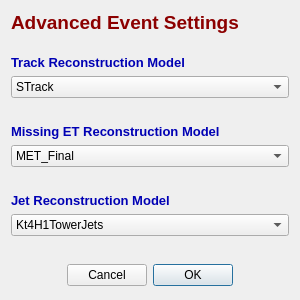
<?xml version="1.0" encoding="UTF-8"?>
<ui version="4.0">
 <class>Dialog</class>
 <widget class="AAdvancedEventSettings" name="Dialog">
  <property name="geometry">
   <rect>
    <x>0</x>
    <y>0</y>
    <width>300</width>
    <height>300</height>
   </rect>
  </property>
  <property name="sizePolicy">
   <sizepolicy hsizetype="Fixed" vsizetype="Fixed">
    <horstretch>0</horstretch>
    <verstretch>0</verstretch>
   </sizepolicy>
  </property>
  <property name="minimumSize">
   <size>
    <width>300</width>
    <height>300</height>
   </size>
  </property>
  <property name="windowTitle">
   <string>Advanced Event Settings</string>
  </property>
  <property name="modal">
   <bool>true</bool>
  </property>
  <layout class="QVBoxLayout" name="verticalLayout_4">
   <item>
    <widget class="QLabel" name="label">
     <property name="font">
      <font>
       <pointsize>14</pointsize>
       <weight>75</weight>
       <bold>true</bold>
      </font>
     </property>
     <property name="styleSheet">
      <string notr="true">color: rgb(140, 0, 0);</string>
     </property>
     <property name="text">
      <string>Advanced Event Settings</string>
     </property>
    </widget>
   </item>
   <item>
    <spacer name="verticalSpacer">
     <property name="orientation">
      <enum>Qt::Vertical</enum>
     </property>
     <property name="sizeType">
      <enum>QSizePolicy::Fixed</enum>
     </property>
     <property name="sizeHint" stdset="0">
      <size>
       <width>20</width>
       <height>15</height>
      </size>
     </property>
    </spacer>
   </item>
   <item>
    <layout class="QVBoxLayout" name="verticalLayout">
     <item>
      <widget class="QLabel" name="label_4">
       <property name="font">
        <font>
         <pointsize>10</pointsize>
         <weight>75</weight>
         <bold>true</bold>
        </font>
       </property>
       <property name="styleSheet">
        <string notr="true">color: rgb(0, 0, 180);</string>
       </property>
       <property name="text">
        <string>Track Reconstruction Model</string>
       </property>
      </widget>
     </item>
     <item>
      <widget class="QComboBox" name="TrackComboBox">
       <property name="enabled">
        <bool>true</bool>
       </property>
       <property name="font">
        <font>
         <pointsize>9</pointsize>
         <weight>50</weight>
         <bold>false</bold>
         <underline>false</underline>
         <strikeout>false</strikeout>
         <kerning>true</kerning>
        </font>
       </property>
       <property name="contextMenuPolicy">
        <enum>Qt::DefaultContextMenu</enum>
       </property>
       <property name="layoutDirection">
        <enum>Qt::LeftToRight</enum>
       </property>
       <property name="autoFillBackground">
        <bool>false</bool>
       </property>
       <property name="editable">
        <bool>false</bool>
       </property>
       <property name="insertPolicy">
        <enum>QComboBox::InsertAtBottom</enum>
       </property>
       <property name="sizeAdjustPolicy">
        <enum>QComboBox::AdjustToContentsOnFirstShow</enum>
       </property>
       <property name="duplicatesEnabled">
        <bool>false</bool>
       </property>
       <property name="frame">
        <bool>true</bool>
       </property>
       <property name="modelColumn">
        <number>0</number>
       </property>
       <item>
        <property name="text">
         <string>STrack</string>
        </property>
       </item>
       <item>
        <property name="text">
         <string>RTrack</string>
        </property>
       </item>
      </widget>
     </item>
     <item>
      <spacer name="verticalSpacer_3">
       <property name="orientation">
        <enum>Qt::Vertical</enum>
       </property>
       <property name="sizeType">
        <enum>QSizePolicy::Fixed</enum>
       </property>
       <property name="sizeHint" stdset="0">
        <size>
         <width>20</width>
         <height>20</height>
        </size>
       </property>
      </spacer>
     </item>
    </layout>
   </item>
   <item>
    <layout class="QVBoxLayout" name="verticalLayout_2">
     <item>
      <widget class="QLabel" name="label_3">
       <property name="font">
        <font>
         <pointsize>10</pointsize>
         <weight>75</weight>
         <bold>true</bold>
        </font>
       </property>
       <property name="styleSheet">
        <string notr="true">color: rgb(0, 0, 180);</string>
       </property>
       <property name="text">
        <string>Missing ET Reconstruction Model</string>
       </property>
      </widget>
     </item>
     <item>
      <widget class="QComboBox" name="MisEtComboBox">
       <property name="enabled">
        <bool>true</bool>
       </property>
       <property name="font">
        <font>
         <pointsize>9</pointsize>
         <weight>50</weight>
         <bold>false</bold>
         <underline>false</underline>
         <strikeout>false</strikeout>
         <kerning>true</kerning>
        </font>
       </property>
       <property name="contextMenuPolicy">
        <enum>Qt::DefaultContextMenu</enum>
       </property>
       <property name="layoutDirection">
        <enum>Qt::LeftToRight</enum>
       </property>
       <property name="autoFillBackground">
        <bool>false</bool>
       </property>
       <property name="editable">
        <bool>false</bool>
       </property>
       <property name="insertPolicy">
        <enum>QComboBox::InsertAtBottom</enum>
       </property>
       <property name="sizeAdjustPolicy">
        <enum>QComboBox::AdjustToContentsOnFirstShow</enum>
       </property>
       <property name="duplicatesEnabled">
        <bool>false</bool>
       </property>
       <property name="frame">
        <bool>true</bool>
       </property>
       <property name="modelColumn">
        <number>0</number>
       </property>
       <item>
        <property name="text">
         <string>MET_Final</string>
        </property>
       </item>
       <item>
        <property name="text">
         <string>MET_RefMuon</string>
        </property>
       </item>
       <item>
        <property name="text">
         <string>MET_Calib</string>
        </property>
       </item>
       <item>
        <property name="text">
         <string>MET_RefFinal</string>
        </property>
       </item>
       <item>
        <property name="text">
         <string>MET_Truth</string>
        </property>
       </item>
      </widget>
     </item>
     <item>
      <spacer name="verticalSpacer_4">
       <property name="orientation">
        <enum>Qt::Vertical</enum>
       </property>
       <property name="sizeType">
        <enum>QSizePolicy::Fixed</enum>
       </property>
       <property name="sizeHint" stdset="0">
        <size>
         <width>20</width>
         <height>20</height>
        </size>
       </property>
      </spacer>
     </item>
    </layout>
   </item>
   <item>
    <layout class="QVBoxLayout" name="verticalLayout_3">
     <item>
      <widget class="QLabel" name="label_2">
       <property name="font">
        <font>
         <pointsize>10</pointsize>
         <weight>75</weight>
         <bold>true</bold>
        </font>
       </property>
       <property name="styleSheet">
        <string notr="true">color: rgb(0, 0, 180);</string>
       </property>
       <property name="text">
        <string>Jet Reconstruction Model</string>
       </property>
      </widget>
     </item>
     <item>
      <widget class="QComboBox" name="JetComboBox">
       <property name="enabled">
        <bool>true</bool>
       </property>
       <property name="font">
        <font>
         <pointsize>9</pointsize>
         <weight>50</weight>
         <bold>false</bold>
         <underline>false</underline>
         <strikeout>false</strikeout>
         <kerning>true</kerning>
        </font>
       </property>
       <property name="contextMenuPolicy">
        <enum>Qt::DefaultContextMenu</enum>
       </property>
       <property name="layoutDirection">
        <enum>Qt::LeftToRight</enum>
       </property>
       <property name="autoFillBackground">
        <bool>false</bool>
       </property>
       <property name="editable">
        <bool>false</bool>
       </property>
       <property name="insertPolicy">
        <enum>QComboBox::InsertAtBottom</enum>
       </property>
       <property name="sizeAdjustPolicy">
        <enum>QComboBox::AdjustToContentsOnFirstShow</enum>
       </property>
       <property name="duplicatesEnabled">
        <bool>false</bool>
       </property>
       <property name="frame">
        <bool>true</bool>
       </property>
       <property name="modelColumn">
        <number>0</number>
       </property>
       <item>
        <property name="text">
         <string>Kt4H1TowerJets</string>
        </property>
       </item>
       <item>
        <property name="text">
         <string>Kt4H1TopoJets</string>
        </property>
       </item>
       <item>
        <property name="text">
         <string>Cone4H1TowerJets</string>
        </property>
       </item>
       <item>
        <property name="text">
         <string>Cone4H1TopoJets</string>
        </property>
       </item>
      </widget>
     </item>
     <item>
      <spacer name="verticalSpacer_5">
       <property name="orientation">
        <enum>Qt::Vertical</enum>
       </property>
       <property name="sizeType">
        <enum>QSizePolicy::Fixed</enum>
       </property>
       <property name="sizeHint" stdset="0">
        <size>
         <width>20</width>
         <height>20</height>
        </size>
       </property>
      </spacer>
     </item>
    </layout>
   </item>
   <item>
    <widget class="QDialogButtonBox" name="buttonBox">
     <property name="sizePolicy">
      <sizepolicy hsizetype="Expanding" vsizetype="Expanding">
       <horstretch>0</horstretch>
       <verstretch>0</verstretch>
      </sizepolicy>
     </property>
     <property name="minimumSize">
      <size>
       <width>0</width>
       <height>0</height>
      </size>
     </property>
     <property name="maximumSize">
      <size>
       <width>500</width>
       <height>50</height>
      </size>
     </property>
     <property name="layoutDirection">
      <enum>Qt::RightToLeft</enum>
     </property>
     <property name="orientation">
      <enum>Qt::Horizontal</enum>
     </property>
     <property name="standardButtons">
      <set>QDialogButtonBox::Cancel|QDialogButtonBox::Ok</set>
     </property>
     <property name="centerButtons">
      <bool>true</bool>
     </property>
    </widget>
   </item>
  </layout>
 </widget>
 <customwidgets>
  <customwidget>
   <class>AAdvancedEventSettings</class>
   <extends>QDialog</extends>
   <header>AAdvancedEventSettings.h</header>
   <container>1</container>
  </customwidget>
 </customwidgets>
 <resources/>
 <connections>
  <connection>
   <sender>buttonBox</sender>
   <signal>accepted()</signal>
   <receiver>Dialog</receiver>
   <slot>accept()</slot>
   <hints>
    <hint type="sourcelabel">
     <x>230</x>
     <y>284</y>
    </hint>
    <hint type="destinationlabel">
     <x>157</x>
     <y>274</y>
    </hint>
   </hints>
  </connection>
  <connection>
   <sender>buttonBox</sender>
   <signal>rejected()</signal>
   <receiver>Dialog</receiver>
   <slot>reject()</slot>
   <hints>
    <hint type="sourcelabel">
     <x>230</x>
     <y>290</y>
    </hint>
    <hint type="destinationlabel">
     <x>286</x>
     <y>274</y>
    </hint>
   </hints>
  </connection>
 </connections>
</ui>
